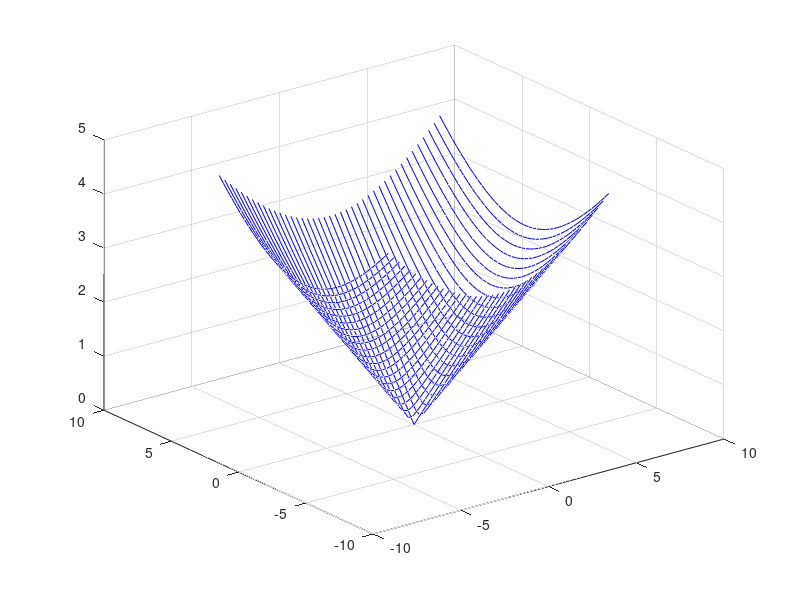

This chart was generated by the following MATLAB code:
#Q1
clc,clear
[x,y]=meshgrid(-8:8);
z=x+y.^3;
plot3(x,y,z,'k',y,x,z,'r')
grid on


#Q2
[x,y]=meshgrid(-5:0.2:5);
c=1;
a=20;
b=20;
A=a^2;
B=b^2;
z=c*sqrt((x.^2)/A+(y.^2)/B+1);
plot3(x,y,z,'p')
grid on

#Q3
[x,y]=meshgrid(-5:0.2:5);
c=1;
a=20;
b=20;
A=a^2;
B=b^2;
z=0.5*((x.^2)/A-(y.^2)/B+1);
plot3(x,y,z,'b')
grid on 

#Q4
[x,y]=meshgrid(-5:0.2:5);
z=sqrt(100-x.^2-y.^2);
p=plot3(x,y,z,'r');
set(p,"LineWidth",1)
grid on


#Q5
[x,y]=meshgrid(-2*pi:0.1*pi:2*pi);
a=2;
b=2;
c=1;
A=a^2;
B=b^2;
z=c*sqrt((x.^2)/A+(y.^2)/B);
plot3(x,y,z,'b')
grid on

